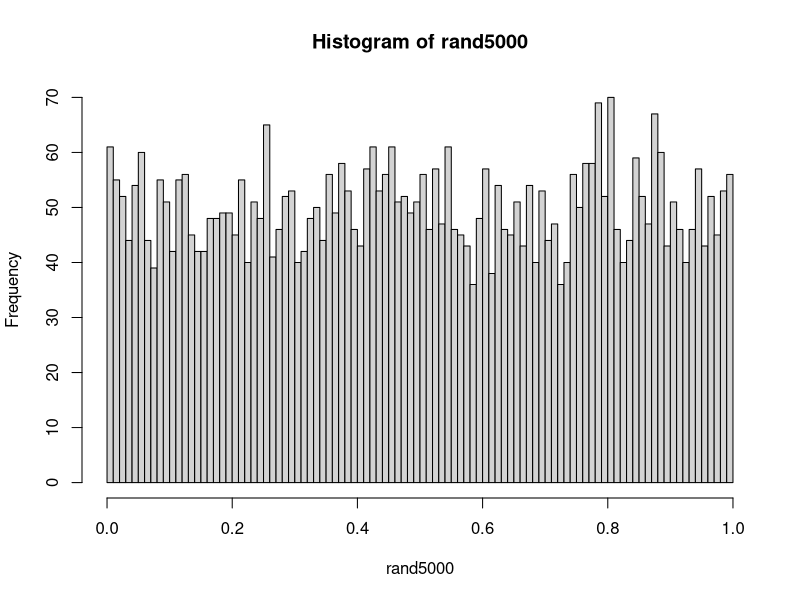
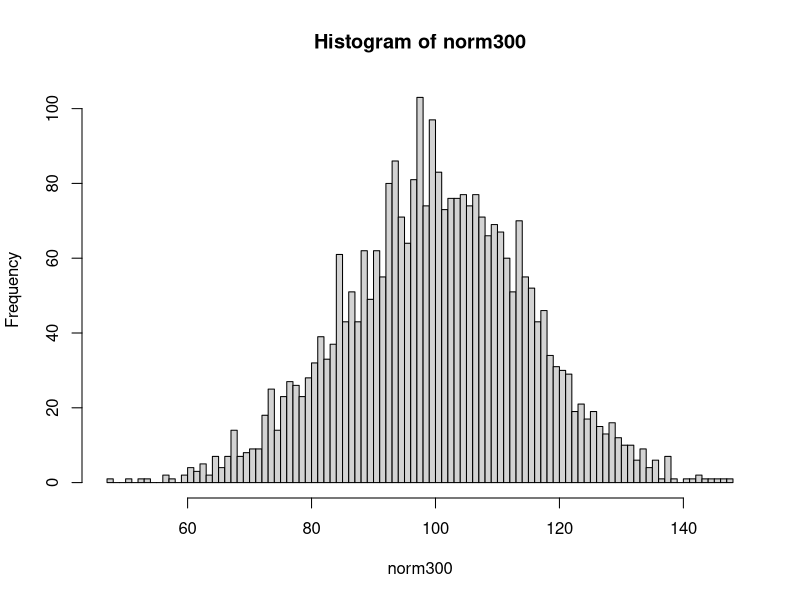
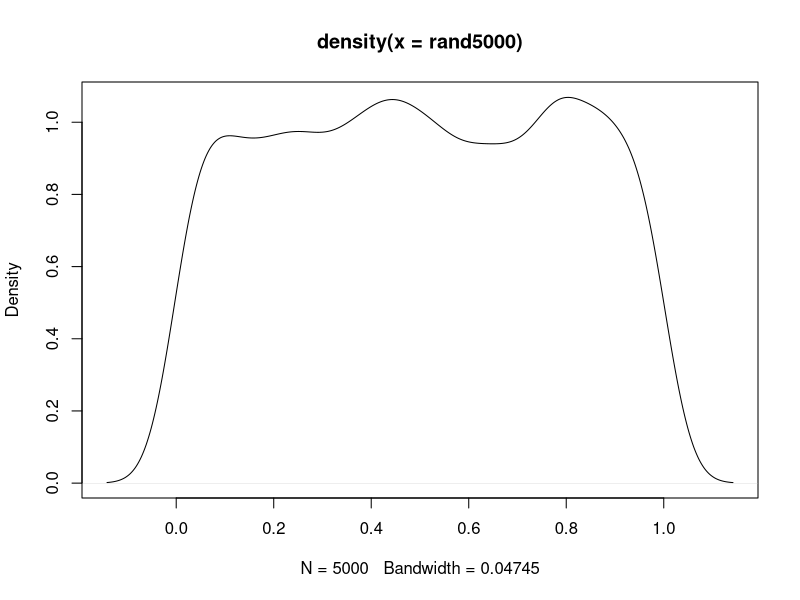
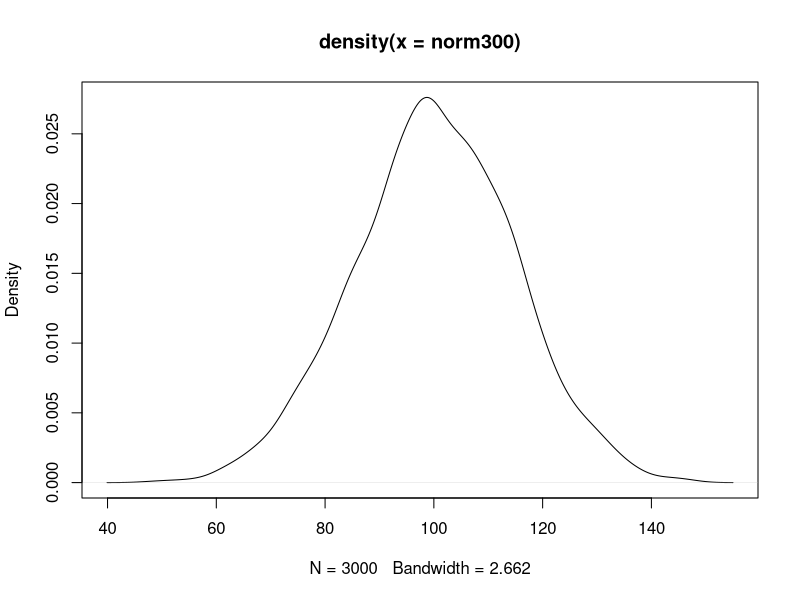

The R source for these figures, in order:
#zadanie 1
rand5000 <- runif(5000)
norm300 <- rnorm(3000, 100, 15)

hist(rand5000, breaks=100) #liczby w miarę stałe dla dużych interwałów
hist(norm300, breaks=100) #ładnie widać, że najwięcej wartości wypada w okolicach 100, co jest 
#podaną przez nas wartością oczekiwaną

r5k <- density(rand5000)
r3 <- density(norm300)

plot(r5k) #oszacowany wykres gęstości
plot(r3)



#zadanie2
diceThrows <- ceiling(runif(600)*6)
avg <- mean(diceThrows) 
tab <-table(diceThrows) #tablica zliczająca ilość wyników
as.data.frame(tab)
var(tab)

sample(6, 600, replace=TRUE)


#zadanie3
rand <- runif(1000)
res <- array(0, dim=4)
for (i in rand) {
  if (i < 0.15) {
    res[1] <- res[1] + 1
  }
  else if (i < 0.40) {
    res[2] <- res[2] + 1
  }
  else if (i < 0.90) {
    res[3] <- res[3] + 1
  } 
  else {
    res[4] <- res[4] + 1
  }
}


#zadanie4
rbinom(100, 10, 0.3)
rgeom(50, 0.4) #ile prób do sukcesu potrzeba (50 razy powtórzone)



#zadanie5

#a
#d = 0.5x => dist = [0.25k^2] (dla k od 0 do x) 
# => dist = 0.25x^2 => x > 0 => x = 2*sqrt(dist)

distVec <- runif(200)
res <- 2*sqrt(distVec)


#b)
#losujemy z rozkładu ciagłego od 0 do 2, aby gęstość była zawsze 
# >= musimy pomnożyć do maksa którym w tym wypadku jest 1, więc k = 2
k <- 2

res <- c()
f <- function(x) {
  return(0.5*x)
}

g <- function(x) {
  return(0.5)
}

sampleNum <- 200

while (length(res) < sampleNum)
{
  x <- runif(1, min=0, max=2)
  u <- runif(1)
  if(u < f(x)/(k*g(x))) 
  {
    res <- c(res, x)
  }
}










